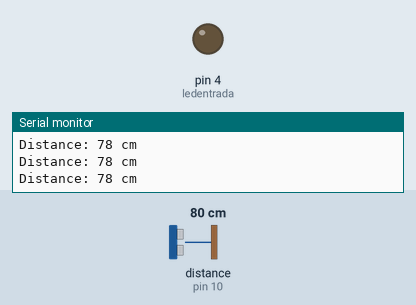
The sketch below on a simulated Arduino Uno, built with avr-gcc and run on an emulated ATmega328P. Parts: output pins drawn as LEDs (lit = HIGH), the last lines printed to the serial monitor. Wiring (inferred from the names in the program): ultrasonic range finder: trigger pin 12; echo pin 10. Dashed ring = blinking. Inputs (shaded band) come from the test bench; at power-on: distance to the obstacle (sensor on pin 10) 80 cm. The echo pulse lasts 58.3 µs per cm; pins used as bus, display or sensor lines are not drawn.

Above: at 1.2 s.
1.3 s: distance to the obstacle (sensor on pin 10) set to 44 cm
2.8 s: distance to the obstacle (sensor on pin 10) set to 36 cm
At 3.1 s:
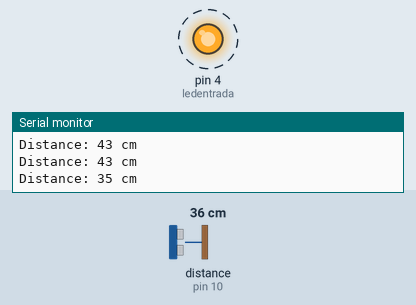
5.8 s: distance to the obstacle (sensor on pin 10) set to 60 cm
At 6.8 s:
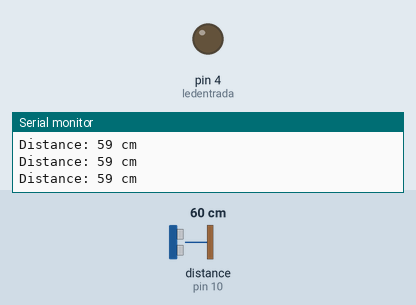
7.3 s: distance to the obstacle (sensor on pin 10) set to 35 cm
At 7.77 s:
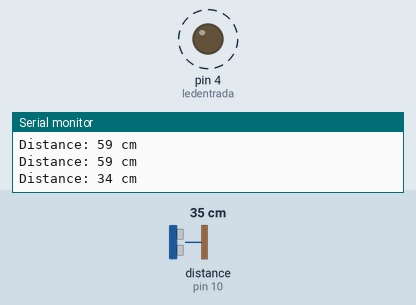
Timing chart, 0 to 11.3 s (numbered marks = the images above; inputs shaded):
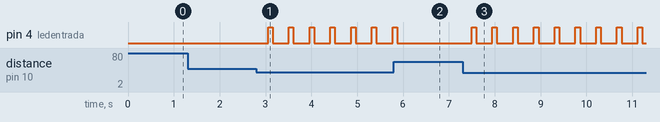

Measured:
- the behaviour switches between 41 and 40 cm on distance to the obstacle (sensor on pin 10) (found by bisection; images 0 and 1)
- after the input at 2.8 s, pin 4 (ledentrada): alternates HIGH for 0.10 s and LOW for 0.35 s, starting after 0.26 s
- after the input at 5.8 s, pin 4 (ledentrada): goes on until 5.9 s, then stays LOW
- after the input at 7.3 s, pin 4 (ledentrada): alternates HIGH for 0.10 s and LOW for 0.35 s, starting after 0.20 s

The sketch:

practica_2_sensorultrasonico.ino
```cpp
#define trigPin  12
#define echoPin  10
#define ledentrada 4
long duration, cm, inches;

void setup() {
  Serial.begin (9600);
  //Define inputs and outputs
  pinMode(trigPin, OUTPUT);
  pinMode(echoPin, INPUT);

  pinMode(ledentrada, OUTPUT);
  Serial.begin(9600);

}

void loop()
{
  digitalWrite(trigPin, LOW);
  delayMicroseconds(5);
  digitalWrite(trigPin, HIGH);
  delayMicroseconds(10);
  digitalWrite(trigPin, LOW);

  duration = pulseIn(echoPin, HIGH);

  // Calculating the distance
  cm= duration*0.034/2;
  Serial.print("Distance: ");
  Serial.print(cm);
  Serial.println(" cm");

  if ( cm > 0 and cm < 20){
    digitalWrite(ledentrada, HIGH);   // turn the LED on (HIGH is the voltage level)
    delay(500);                       // wait for a second

    digitalWrite(ledentrada, LOW);    // turn the LED off by making the voltage LOW
    delay(500);
  }

   if ( cm > 20 and cm < 40){
    digitalWrite(ledentrada, HIGH);   // turn the LED on (HIGH is the voltage level)
    delay(100);                       // wait for a second

    digitalWrite(ledentrada, LOW);    // turn the LED off by making the voltage LOW
    delay(100);
  }
  delay(250);
}
```
